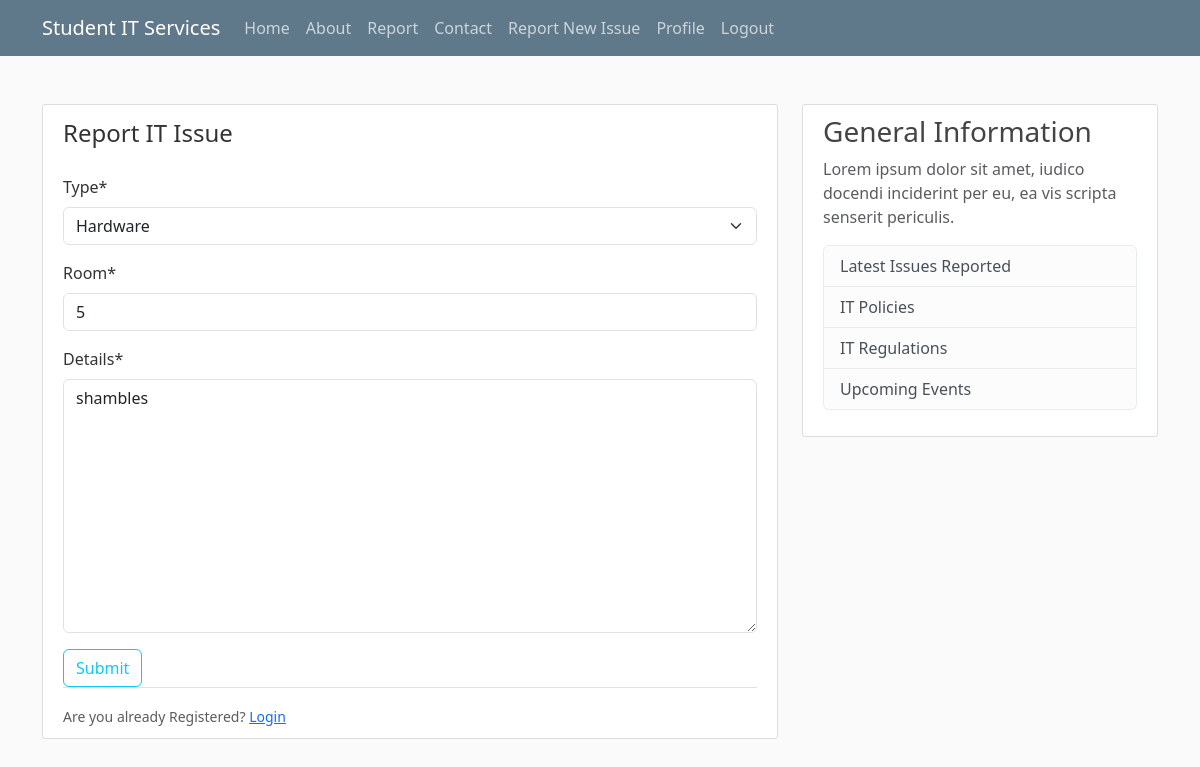
The app's page /issues/1/update/ (signed in) with its own data.
### itreporting/models.py (models this page shows, shortened)
class Issue(models.Model):
    type = models.CharField(max_length=100, choices = [('Hardware', 'Hardware'), ('Software', 'Software')])
    room = models.CharField(max_length=100)
    urgent = models.BooleanField(default = False)
    details = models.TextField()
    date_submitted = models.DateTimeField(default=timezone.now)
    description = models.TextField()
    author = models.ForeignKey(User, related_name = 'issues', on_delete=models.CASCADE)

### itreporting/views.py (the view)
# urls.py: path('issues/<int:pk>/update/', PostUpdateView.as_view(), name = 'issue-update'),
class PostUpdateView(LoginRequiredMixin, UserPassesTestMixin, UpdateView):
    model = Issue
    fields = ['type', 'room', 'details']
    def test_func(self):
        issue = self.get_object()
        return self.request.user == issue.author

### itreporting/templates/itreporting/issue_form.html (shortened to what this page needs)
{% extends "itreporting/base.html" %}
{% load crispy_forms_tags %}
{% block content %}
<div class="content-section">
    <form method="POST">
        <fieldset class="form-group">
            <legend class="borer-bottom mb-4"> Report IT Issue </legend>
            {{ form|crispy }}
        </fieldset>
        <div class="form-group">
            <button class="btn btn-outline-info"  type="submit">Submit</button>
        </div>
    </form>
    <div class="border-top pt-3">
        <small class="text-muted">Are you already Registered? <a class="ml-2" href="#">Login </a></small>
    </div>
</div>
{% endblock content %}

### itreporting/static/css/styles.css (style rules this page uses)
body { background: #fafafa; color: #333333; margin-top: 5rem; }
.content-section { background: #ffffff; padding: 10px 20px; border: 1px solid #dddddd; border-radius: 3px; margin-bottom: 20px; }

### records on screen
Issue: type "Hardware", room "5", details "shambles"
